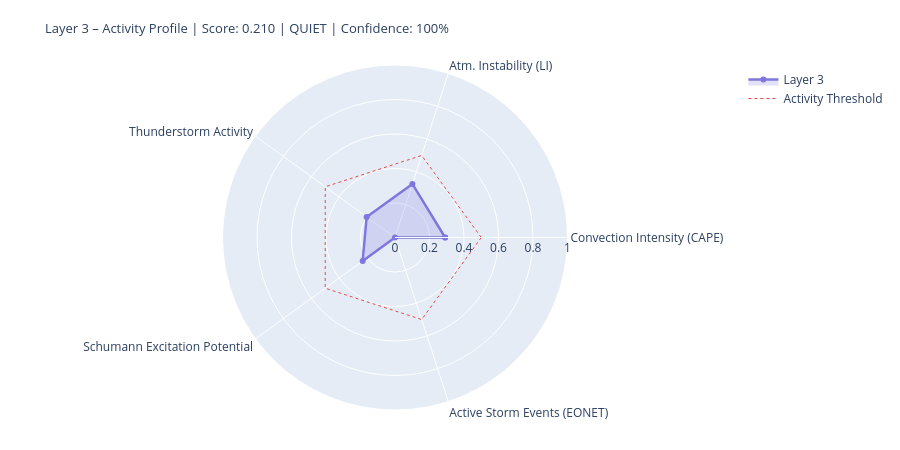

Here is the notebook cell this chart was saved with:
### Markdown cell above
---
## 4. State Assessment & Handoff to Layer 4/5

### Code cell
# ============================================================
# LAYER-3-SCORE
# Five dynamic components
# ============================================================

def norm(v, lo, hi):
    if v is None or (isinstance(v, float) and math.isnan(v)): return None
    return round(max(0.0, min(1.0, (v - lo) / (hi - lo))), 4)

# --- 1) Convection intensity (global CAPE mean) ---
cape_mean = df_atm['cape'].dropna().mean() if not df_atm.empty else None
conv_score = norm(cape_mean, 0, 3000)
conv_src   = 'primary' if cape_mean is not None else 'missing'

# --- 2) Atmospheric instability (LI mean) ---
li_mean   = df_atm['li'].dropna().mean() if not df_atm.empty else None
# Negative LI = unstable → higher score
instab_score = norm(-li_mean if li_mean is not None else None, -6, 6)
instab_src   = 'primary' if li_mean is not None else 'missing'

# --- 3) Thunderstorm activity (mean thunder score + WMO count) ---
thunder_mean = df_atm['thunder_score'].mean() if not df_atm.empty else None
n_thunder    = int(df_atm['thunderstorm'].sum()) if not df_atm.empty else 0
thunder_score_val = norm(
    (thunder_mean or 0) * 0.7 + n_thunder * 0.1, 0, 1.0
) if thunder_mean is not None else None
thunder_src = 'primary'

# --- 4) Schumann excitation potential (weighted Schumann contribution) ---
schumann_pot = df_atm['schumann_contribution'].mean() if not df_atm.empty else None
# Boosted by Layer-2 thunderstorm trigger
if schumann_pot is not None and l2_thunder:
    schumann_pot = min(1.0, schumann_pot * 1.2)
schumann_score = norm(schumann_pot, 0, 1.0) if schumann_pot is not None else None
schumann_src   = 'derived'

# --- 5) Storm activity (NASA EONET) ---
# Distinction: None = data not loaded, 0.0 = loaded but no events
storm_score = None
storm_src   = 'missing'
if raw.get('storms') is not None:          # API reached successfully
    storm_score = norm(len(storm_events), 0, 30) if storm_events else 0.0
    storm_src   = 'primary'

# X-Ray and Kp: context only, not in dynamic score
# (X-Ray = Layer-0/4 driver; Kp = geomagnetic index, not a lightning proxy)
xray_context = None
if raw.get('xray'):
    df_xc = pd.DataFrame(raw['xray'])
    fc = next((c for c in df_xc.columns
               if any(k in c.lower() for k in ['flux','long']) and 'time' not in c.lower()),
              df_xc.columns[1])
    df_xc[fc] = pd.to_numeric(df_xc[fc], errors='coerce')
    xray_last = df_xc[fc].dropna().iloc[-1] if not df_xc[fc].dropna().empty else None
    if xray_last:
        xray_class = ('X' if xray_last>=1e-4 else 'M' if xray_last>=1e-5
                      else 'C' if xray_last>=1e-6 else 'B')
        xray_context = {'flux': float(xray_last), 'class': xray_class}
        print(f'X-Ray context: {xray_class}-class ({xray_last:.2e} W/m²)')

# --- Aggregate ---
COMPONENTS = {
    'Convection Intensity (CAPE)':  {'score': conv_score,       'source': conv_src,    'dynamic': True},
    'Atm. Instability (LI)':         {'score': instab_score,     'source': instab_src,  'dynamic': True},
    'Thunderstorm Activity':              {'score': thunder_score_val, 'source': thunder_src, 'dynamic': True},
    'Schumann Excitation Potential':   {'score': schumann_score,   'source': schumann_src,'dynamic': True},
    'Active Storm Events (EONET)': {'score': storm_score,      'source': storm_src,   'dynamic': True},
}

available   = {k: v['score'] for k, v in COMPONENTS.items() if v['score'] is not None}
unavailable = [k for k, v in COMPONENTS.items() if v['score'] is None]
layer3_score = round(sum(available.values()) / len(available), 4) if available else None
confidence   = round(len(available) / len(COMPONENTS), 2)
level = ('unknown' if layer3_score is None
         else 'quiet'   if layer3_score < 0.3
         else 'moderate' if layer3_score < 0.6
         else 'active')
dominant_l3 = max(available, key=available.get) if available else 'none'

# --- Ausgabe ---
W = 68
print('=' * W)
print('LAYER 3 – ATMOSPHERE / WEATHER / THUNDERSTORMS – STATE ASSESSMENT')
print('=' * W)
for name, comp in COMPONENTS.items():
    s = comp['score']
    if s is not None:
        bar = '█' * int(s * 20) + '░' * (20 - int(s * 20))
        print(f'  {name:<36} {bar}  {s:.3f}  [{comp["source"]}]')
    else:
        print(f'  {name:<36} {"─" * 20}  n/a   [missing]')
print('-' * W)
print(f'  Score:        {layer3_score:.3f}  ({len(available)}/{len(COMPONENTS)} components)')
print(f'  Confidence:   {confidence:.0%}')
print(f'  Level:        {level.upper()}')
print(f'  Dominant:     {dominant_l3}')
print(f'  CAPE mean:    {cape_mean:.0f} J/kg' if cape_mean else '  CAPE mean:    n/a')
print(f'  LI mean:      {li_mean:.1f} K' if li_mean is not None else '  LI mean:      n/a')
print(f'  Thunderstorms:{n_thunder} points (WMO)  +  {len(storm_events)} NASA EONET')
print('=' * W)

# Radar
cats   = list(available.keys())
vals_r = list(available.values())
if len(cats) >= 3:
    fig = go.Figure()
    fig.add_trace(go.Scatterpolar(
        r=vals_r + [vals_r[0]], theta=cats + [cats[0]],
        fill='toself', fillcolor='rgba(127,119,221,0.22)',
        line=dict(color='#7F77DD', width=2.5), name='Layer 3'
    ))
    fig.add_trace(go.Scatterpolar(
        r=[0.5] * (len(cats)+1), theta=cats + [cats[0]],
        line=dict(color='#E24B4A', dash='dot', width=1),
        mode='lines', name='Activity Threshold'
    ))
    fig.update_layout(
        title=dict(
            text=f'Layer 3 – Activity Profile | Score: {layer3_score:.3f} | {level.upper()} | Confidence: {confidence:.0%}',
            font=dict(size=13)
        ),
        polar=dict(radialaxis=dict(visible=True, range=[0, 1])),
        height=450, showlegend=True,
        margin=dict(l=60, r=60, t=65, b=40)
    )
    fig.show()

### Figure 1 — Plotly figure (JSON) as saved in the notebook; plotly's stock layout.template omitted (floating-point values rounded to 4 significant figures)
{"data": [{"fill": "toself", "fillcolor": "rgba(127,119,221,0.22)", "line": {"color": "#7F77DD", "width": 2.5}, "name": "Layer 3", "r": [0.2906, 0.3264, 0.2031, 0.2317, 0.0, 0.2906], "theta": ["Convection Intensity (CAPE)", "Atm. Instability (LI)", "Thunderstorm Activity", "Schumann Excitation Potential", "Active Storm Events (EONET)", "Convection Intensity (CAPE)"], "type": "scatterpolar"}, {"line": {"color": "#E24B4A", "dash": "dot", "width": 1}, "mode": "lines", "name": "Activity Threshold", "r": [0.5, 0.5, 0.5, 0.5, 0.5, 0.5], "theta": ["Convection Intensity (CAPE)", "Atm. Instability (LI)", "Thunderstorm Activity", "Schumann Excitation Potential", "Active Storm Events (EONET)", "Convection Intensity (CAPE)"], "type": "scatterpolar"}], "layout": {"height": 450, "margin": {"b": 40, "l": 60, "r": 60, "t": 65}, "polar": {"radialaxis": {"range": [0, 1], "visible": true}}, "showlegend": true, "title": {"font": {"size": 13}, "text": "Layer 3 – Activity Profile | Score: 0.210 | QUIET | Confidence: 100%"}}}
